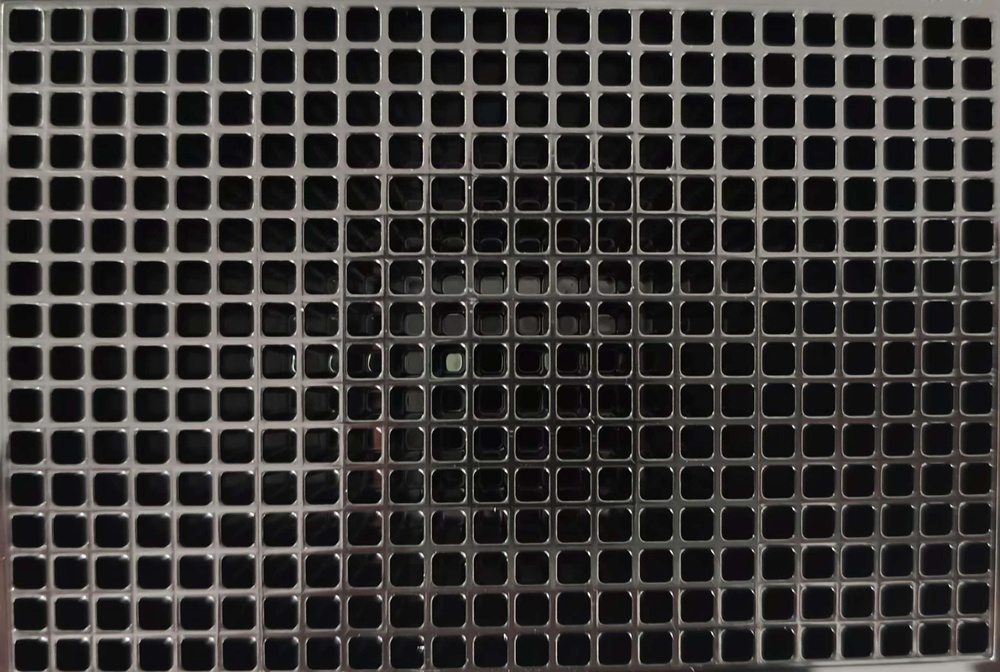
#> input picture samples/plate_16x24.jpg, 1000 x 672 px, shrunk from 3035 x 2040 before the run; its folder holds only this picture in this run
$ python main.py
#> lines starting #> are read from the running program, lines starting #| are printed output that depends on the picture; after the words box and inside, x2 and y2 are one past the last pixel; in counts of white or black regions, pixels touching at a corner belong together
import cv2
import os
import datetime

def draw_cut_lines_and_circles(image, rows, cols, circle_r=0.40):
    height, width = image.shape[:2]
    row_height = height // rows
    col_width = width // cols

    # 绘制水平切割线
    for i in range(1, rows):
        cv2.line(image, (0, i * row_height), (width, i * row_height), (255, 0, 0), 2)

    # 绘制垂直切割线
    for j in range(1, cols):
        cv2.line(image, (j * col_width, 0), (j * col_width, height), (255, 0, 0), 2)

    # 绘制每个小方格中的圆
    for i in range(rows):
        for j in range(cols):
            center_x = j * col_width + col_width // 2
            center_y = i * row_height + row_height // 2
            radius = int(min(row_height, col_width) * circle_r)
            cv2.circle(image, (center_x, center_y), radius, (0, 0, 255), 2)

    return image

def split_image(image_path, rows, cols, circle_r, output_subfolder):
    # 读取图像
    image = cv2.imread(image_path)

    # 获取图像的高度和宽度
    height, width = image.shape[:2]

    # 计算每个小块的高度和宽度
    row_height = height // rows
    col_width = width // cols

    # 绘制切割线和圆
    image_with_lines_and_circles = draw_cut_lines_and_circles(image.copy(), rows, cols, circle_r)

    # 显示带有切割线和圆的图像
    cv2.imshow('Image with cut lines and circles', image_with_lines_and_circles)

    print("按下“c”键保存,其它任意键退出...",end="\n")

    # 等待用户输入
    key = cv2.waitKey(0) & 0xFF

    # 处理用户输入
    if key == ord('c'):  # 按下 "c" 键

        cv2.destroyAllWindows()

        # 创建输出子文件夹
        output_folder = os.path.join('output', output_subfolder)
        if not os.path.exists(output_folder):
            os.makedirs(output_folder)

        # 分割图像
        for i in range(rows):
            for j in range(cols):
                center_x = j * col_width + col_width // 2
                center_y = i * row_height + row_height // 2
                radius = int(min(row_height, col_width) * circle_r)

                # 计算圆的边界
                start_row = max(center_y - radius, 0)
                end_row = min(center_y + radius, height)
                start_col = max(center_x - radius, 0)
                end_col = min(center_x + radius, width)

                # 裁剪图像
                sub_image = image[start_row:end_row, start_col:end_col]

                # 计算子图的平均灰度值
                gray_sub_image = cv2.cvtColor(sub_image, cv2.COLOR_BGR2GRAY)
                average_gray_value = cv2.mean(gray_sub_image)[0]

                # 将平均灰度值转换为字符串
                text = f'{average_gray_value:.4g}'

                # 在子图的左上角绘制文本
                font = cv2.FONT_HERSHEY_SIMPLEX
                font_scale = 0.3
                font_color = (0, 0, 255)
                thickness = 1
                line_type = cv2.LINE_AA

                # 获取子图像的高度和宽度
                sub_height, sub_width = sub_image.shape[:2]
                # print(f'Sub-image size: {sub_height}x{sub_width}')

                # 设置文本位置为子图像的左上角，适当调整以避免文本超出边界
                text_position = (0, int(0.1*sub_height)+5)

                # 绘制文本
                cv2.putText(sub_image, text, text_position, font, font_scale, font_color, thickness, line_type)

                # 保存分割后的图像
                filename = f'{i+1}-{j+1}.jpg'
                cv2.imwrite(os.path.join(output_folder, filename), sub_image)

        print("图像已保存到", output_folder)

    else:
        cv2.destroyAllWindows()
        print("程序已退出...")

def list_files(directory):
    valid_extensions = ['.jpg', '.png', '.jpeg', '.bmp', '.gif']  # 添加更多合法的图片格式
    return [f for f in os.listdir(directory) if os.path.isfile(os.path.join(directory, f)) and os.path.splitext(f)[1].lower() in valid_extensions]

if __name__ == '__main__':

    # 修改为从 samples 文件夹中列出图像文件
    samples_directory = 'samples'
    if not os.path.exists(samples_directory):
        print(f"{samples_directory} 文件夹不存在，请创建该文件夹并放入图片文件。")
        exit(1)

    files = list_files(samples_directory)
    if not files:
        print(f"{samples_directory} 文件夹下没有合法的图片文件。")
        exit(1)

    print(f"{samples_directory} 文件夹下的图片文件:")
    for idx, file in enumerate(files):
        print(f"{idx + 1}: {file}")

    # 用户选择文件
    file_choice = int(input("请输入要分割的文件编号: ")) - 1
#> the answer given: 1
    image_path = os.path.join(samples_directory, files[file_choice])

    # 用户输入行数和列数
    rows = int(input("请输入分割的行数: "))
#> the answer given: 3
    cols = int(input("请输入分割的列数: "))
#> the answer given: 3

    circle_r = float(input("请输入圆的直径与子图边长的比例（建议0.1-0.2）: "))
#> the answer given: 1

    # 生成基于时间戳的子文件夹名称
    timestamp = datetime.datetime.now().strftime('%Y%m%d-%H%M%S')
    output_subfolder = f'{timestamp}'

    split_image(image_path, rows, cols, circle_r, output_subfolder)
#> in split_image, image is the input picture: shape (672, 1000, 3); mean B, G, R 53.9, 55.8, 57.9
#> after the loop in draw_cut_lines_and_circles, `for j in range(1, cols):`:
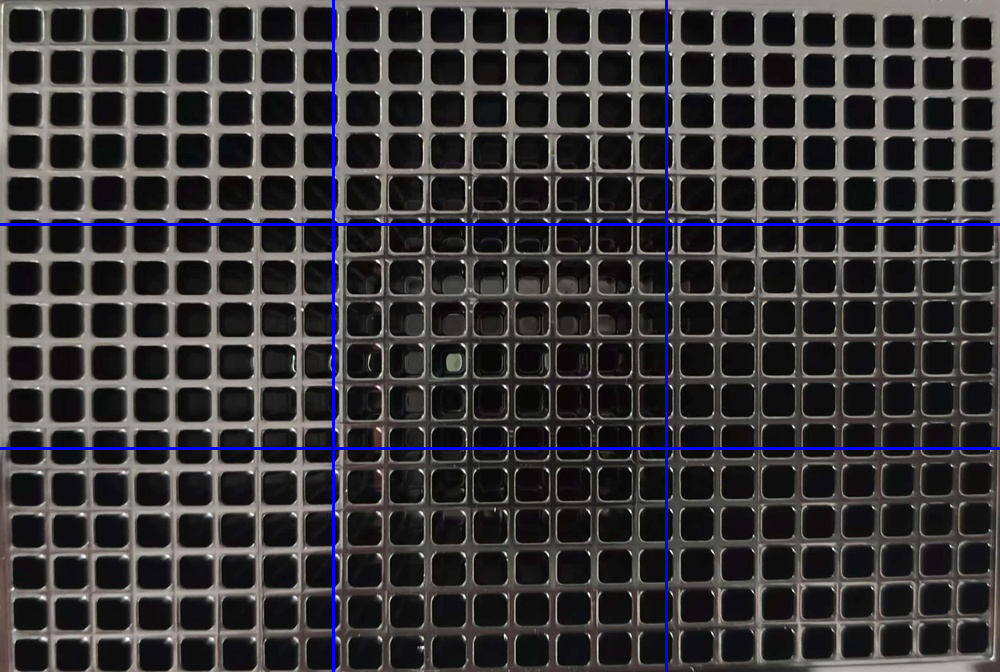
#> image: shape (672, 1000, 3); mean B, G, R 57.2, 55.2, 57.3
#> after the loop in draw_cut_lines_and_circles, `for i in range(rows):`:
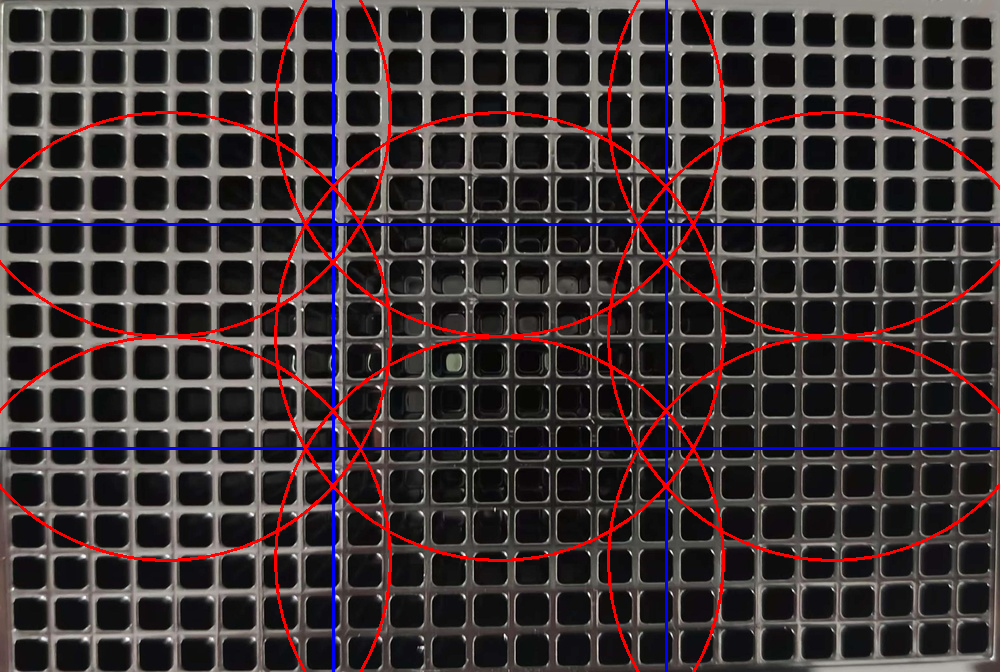
#> image: shape (672, 1000, 3); 3.49% of pixels changed, all inside (x1, y1, x2, y2) = (0, 0, 1000, 672)
#> (key Esc is pressed here)

$ run again, on samples/plate_4x6.png
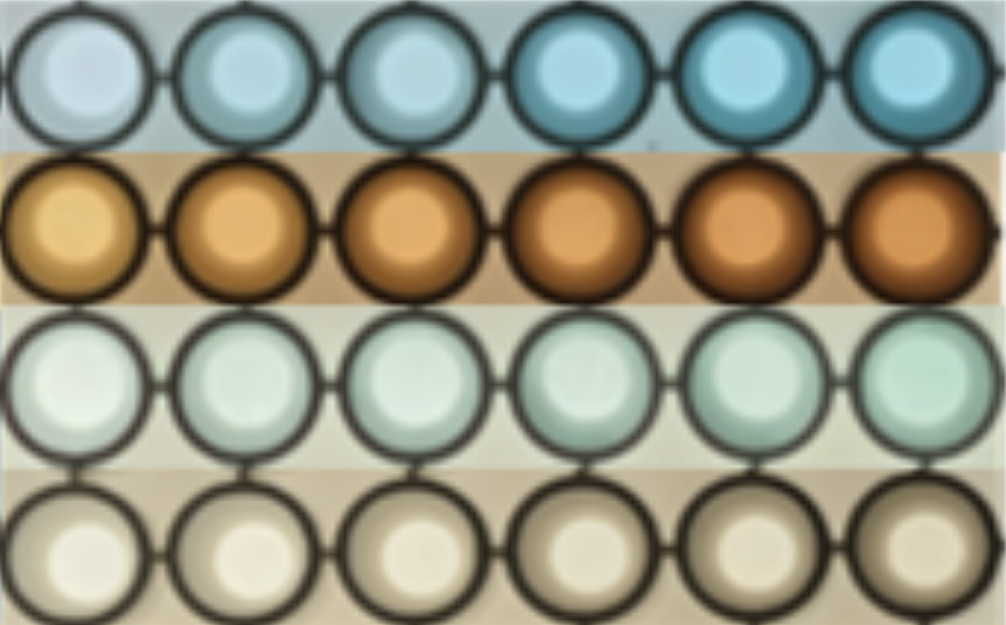
#> input picture samples/plate_4x6.png, 1006 x 625 px
#> in split_image, image is the input picture: shape (625, 1006, 3); mean B, G, R 130.3, 148.3, 148.6
#> after the loop in draw_cut_lines_and_circles, `for j in range(1, cols):`:
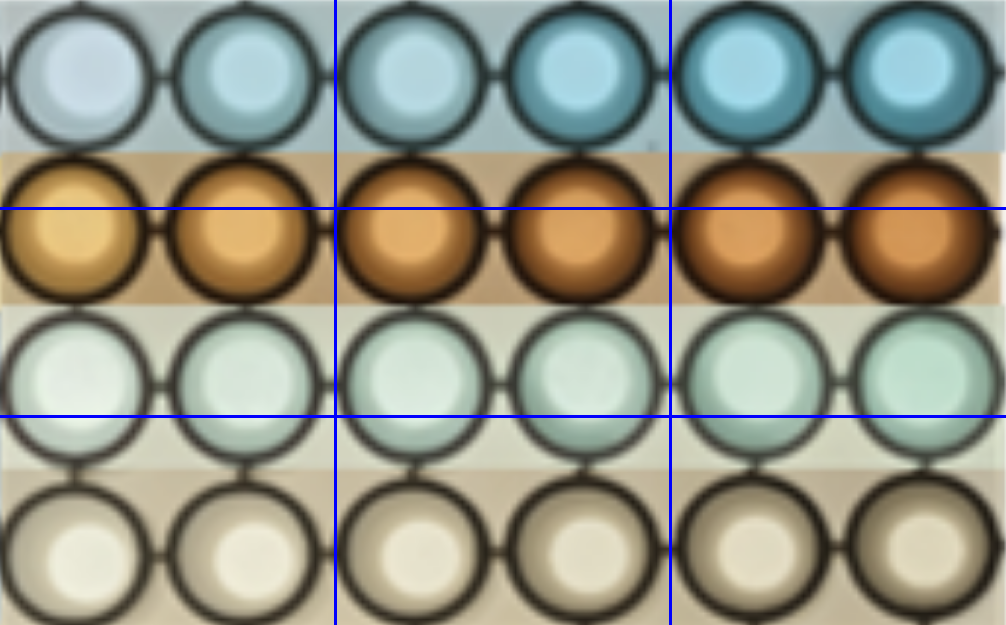
#> image: shape (625, 1006, 3); mean of channels 0, 1, 2 132.2, 145.9, 146; drawn as B, G, R
#> after the loop in draw_cut_lines_and_circles, `for i in range(rows):`:
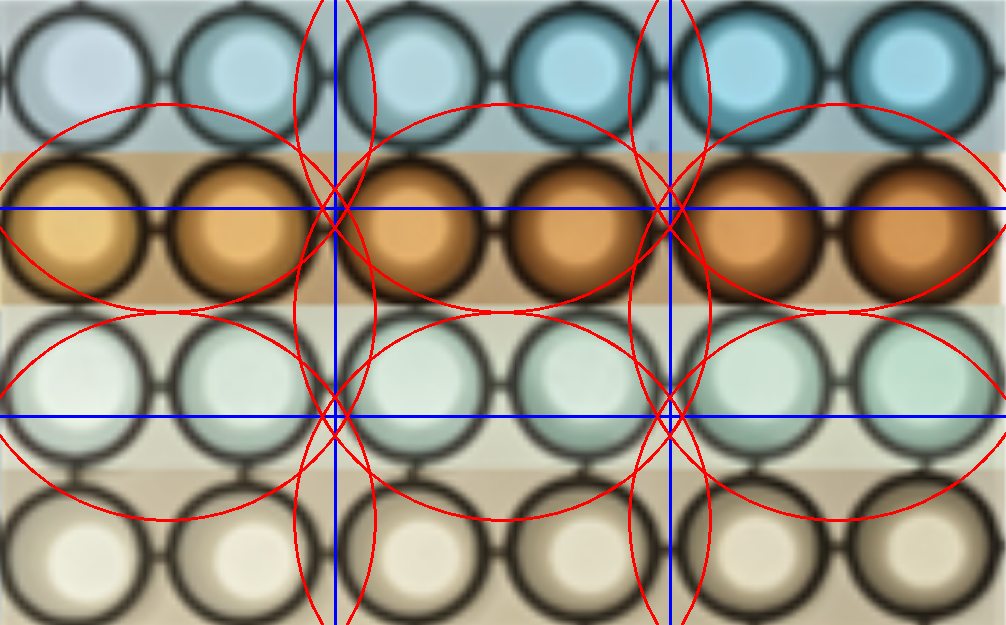
#> image: shape (625, 1006, 3); 3.46% of pixels changed, all inside (x1, y1, x2, y2) = (0, 0, 1006, 625); drawn as B, G, R

$ run again, on samples/plate_6x8.jpg
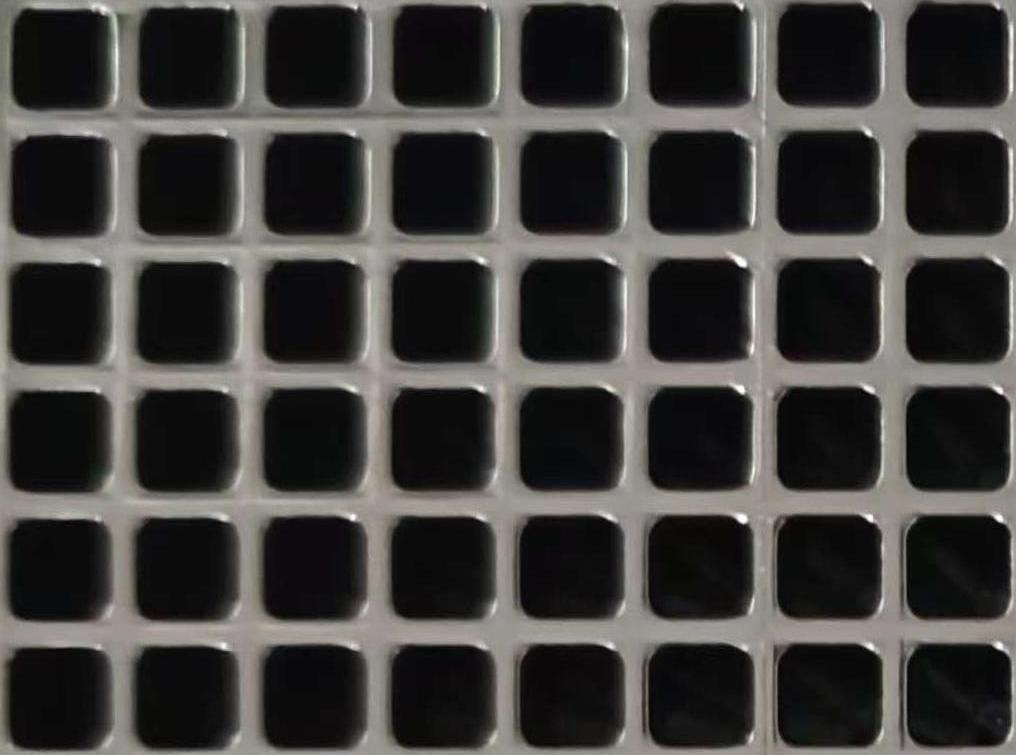
#> input picture samples/plate_6x8.jpg, 1016 x 755 px
#> in split_image, image is the input picture: shape (755, 1016, 3); mean B, G, R 60.9, 62.9, 64.6
#> after the loop in draw_cut_lines_and_circles, `for j in range(1, cols):`:
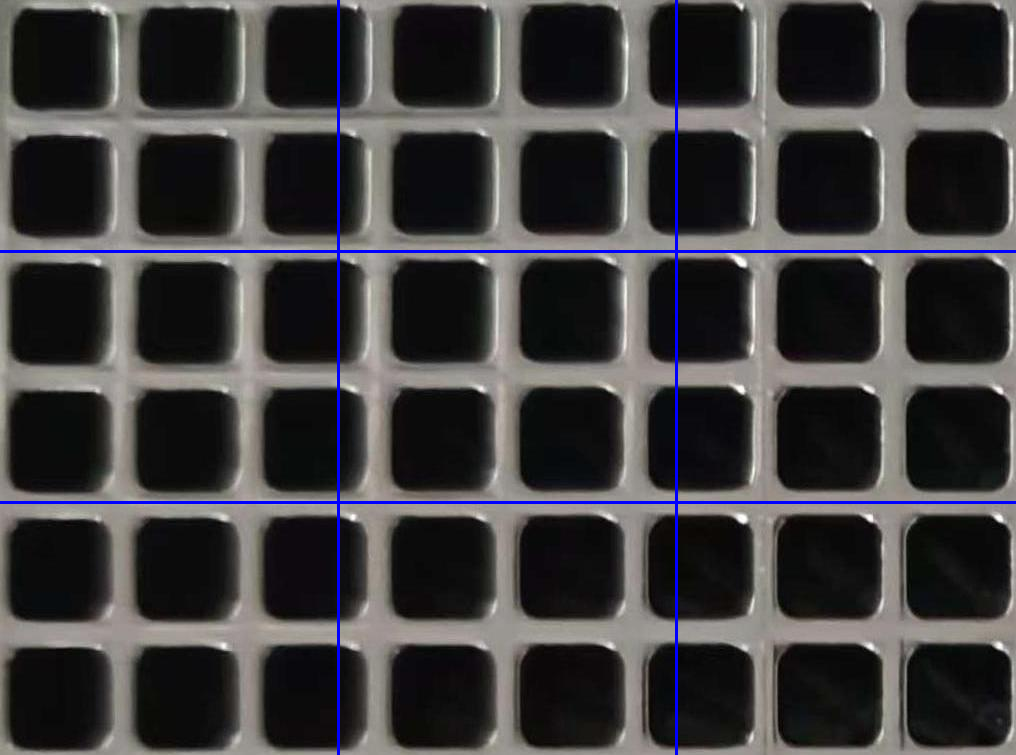
#> image: shape (755, 1016, 3); mean B, G, R 63, 61.5, 63.2
#> after the loop in draw_cut_lines_and_circles, `for i in range(rows):`:
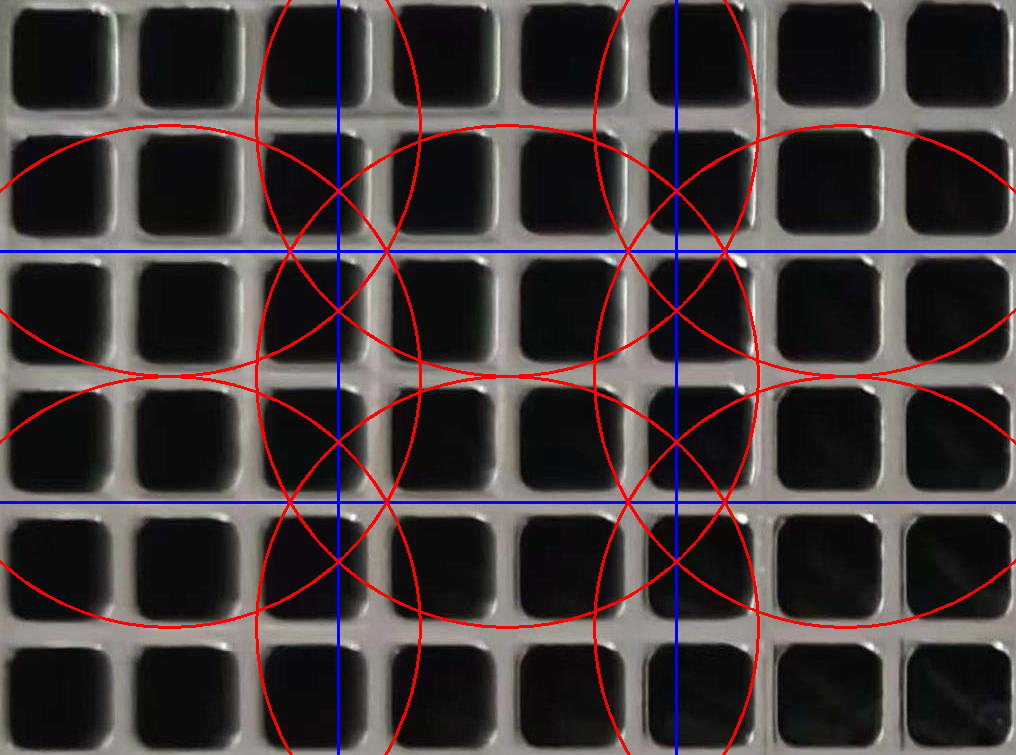
#> image: shape (755, 1016, 3); 3.33% of pixels changed, all inside (x1, y1, x2, y2) = (0, 0, 1016, 755)

$ run again, on samples/plate_8x12.png
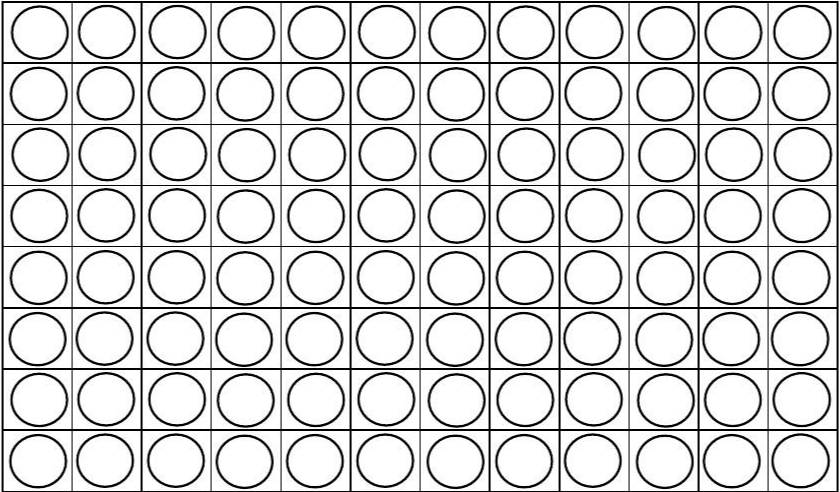
#> input picture samples/plate_8x12.png, 840 x 492 px
#> in split_image, image is the input picture: shape (492, 840, 3); min 0, max 255, mean 217.1
#> after the loop in draw_cut_lines_and_circles, `for j in range(1, cols):`:
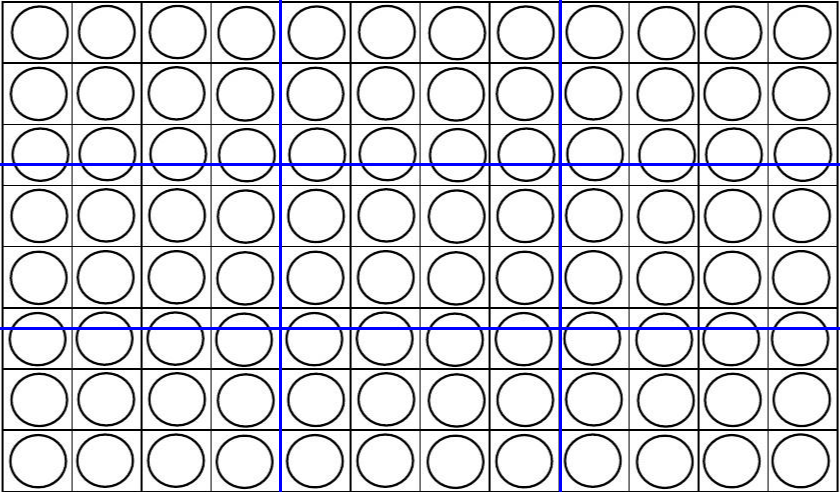
#> image: shape (492, 840, 3); mean of channels 0, 1, 2 218.2, 213.3, 213.3; drawn as B, G, R
#> after the loop in draw_cut_lines_and_circles, `for i in range(rows):`:
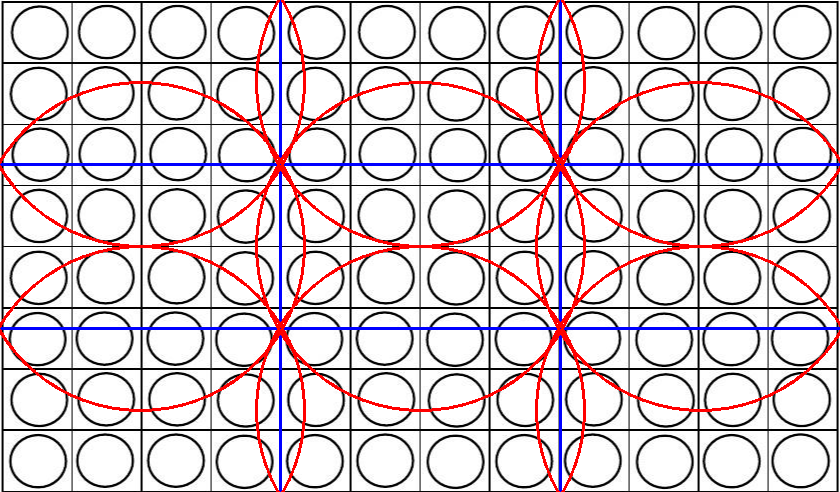
#> image: shape (492, 840, 3); 4.22% of pixels changed, all inside (x1, y1, x2, y2) = (0, 0, 840, 492); drawn as B, G, R
